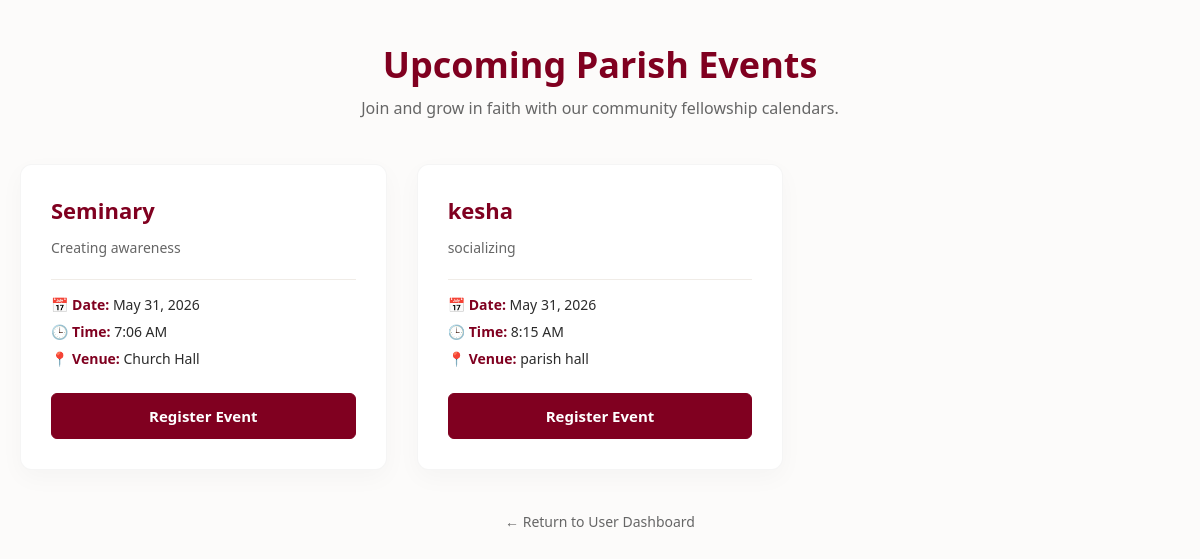
Screenshot of /user/view_events.php with the database file from the repository.
### tables this page shows
CREATE TABLE `events` (
  `id` int(11) NOT NULL,
  `title` varchar(200) DEFAULT NULL,
  `description` text DEFAULT NULL,
  `event_date` date DEFAULT NULL,
  `event_time` time DEFAULT NULL,
  `location` varchar(255) DEFAULT NULL,
  `created_at` timestamp NOT NULL DEFAULT current_timestamp()
);

### user/view_events.php (the view, shortened to what this page needs)
<?php
include("../config.php");
$result = mysqli_query($conn, "SELECT * FROM events ORDER BY event_date ASC");
?>
<!DOCTYPE html>
<html lang="en">
<head>
</head>
<body>
<div class="container">
    <div class="page-header">
        <h1>Upcoming Parish Events</h1>
        <p>Join and grow in faith with our community fellowship calendars.</p>
    </div>
    <div class="events-grid">
        <?php
        if(mysqli_num_rows($result) > 0){
            while($row = mysqli_fetch_assoc($result)){
        ?>
        <div class="event-card">
            <h2>
                <?php echo htmlspecialchars($row['title']); ?>
            </h2>
            <p class="event-description">
                <?php echo htmlspecialchars($row['description']); ?>
            </p>
            <div class="event-meta">
                <div class="meta-item">
                    <strong>📅 Date:</strong>
                    <?php echo htmlspecialchars(date("F d, Y", strtotime($row['event_date']))); ?>
                </div>
                <div class="meta-item">
                    <strong>🕒 Time:</strong>
                    <?php echo htmlspecialchars(date("g:i A", strtotime($row['event_time']))); ?>
                </div>
                <div class="meta-item">
                    <strong>📍 Venue:</strong>
                    <?php echo htmlspecialchars($row['location']); ?>
                </div>
            </div>
            <a href="register_event.php?id=<?php echo $row['id']; ?>" class="join-btn">
                Register Event
            </a>
        </div>
        <?php
            }
        } ?>
    </div>
    <div class="back-home">
        <a href="dashboard.php">← Return to User Dashboard</a>
    </div>
</div>
</body>
</html>

### user/view_events.php (style rules this page uses)
:root { --liturgical-red: #800020; --sacred-gold: #D4AF37; --soft-white: #FCFBFA; --pure-white: #FFFFFF; --text-dark: #2B2B2B; --text-muted: #666666; }
* { margin:0; padding:0; box-sizing:border-box; font-family:'Segoe UI', Arial, sans-serif; }
body { background-color:var(--soft-white); color:var(--text-dark); padding:40px 20px; min-height:100vh; }
.container { max-width:1200px; margin:0 auto; }
.page-header { text-align:center; margin-bottom:45px; }
.page-header h1 { font-size:36px; color:var(--liturgical-red); margin-bottom:8px; }
.page-header p { color:var(--text-muted); font-size:16px; }
.events-grid { display:grid; grid-template-columns:repeat(auto-fill, minmax(340px,1fr)); gap:30px; margin-bottom:40px; }
.event-card { background:var(--pure-white); border-radius:12px; padding:30px; box-shadow:0 8px 24px rgba(0,0,0,0.03); border:1px solid rgba(0,0,0,0.04); transition:0.3s ease; }
.event-card h2 { font-size:22px; color:var(--liturgical-red); margin-bottom:12px; }
.event-description { color:var(--text-muted); font-size:14px; line-height:1.6; margin-bottom:20px; }
.event-meta { border-top:1px solid #F0ECE7; padding-top:15px; margin-bottom:25px; }
.meta-item { font-size:14px; margin-bottom:8px; }
.meta-item strong { color:var(--liturgical-red); }
.join-btn { display:block; text-align:center; background: var(--liturgical-red); color: white; padding: 12px 20px; border-radius: 6px; text-decoration:none; font-size:15px; font-weight:600; transition:0.3s ease; border:1px solid var(--liturgical-red); }
.back-home { text-align:center; margin-top:20px; }
.back-home a { color:var(--text-muted); text-decoration:none; font-size:14px; font-weight:500; }

### rows the page displays
events: title "Seminary", description "Creating awareness", event_date "May 31, 2026", event_time "7:06 AM", location "Church Hall"
events: title "kesha", description "socializing", event_date "May 31, 2026", event_time "8:15 AM", location "parish hall"
